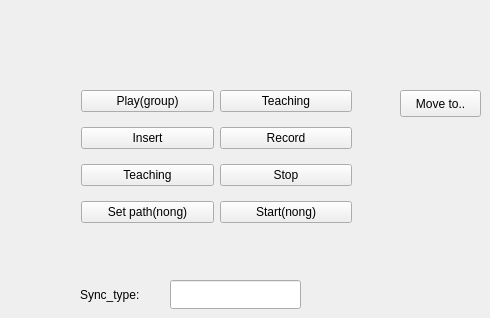
   <widget class="QWidget" name="tab_4">
    <attribute name="title">
     <string>backup</string>
    </attribute>
    <widget class="QLabel" name="label_20">
     <property name="geometry">
      <rect>
       <x>80</x>
       <y>280</y>
       <width>73</width>
       <height>29</height>
      </rect>
     </property>
     <property name="text">
      <string>Sync_type:</string>
     </property>
    </widget>
    <widget class="QLineEdit" name="lineEdit_13">
     <property name="geometry">
      <rect>
       <x>170</x>
       <y>280</y>
       <width>131</width>
       <height>29</height>
      </rect>
     </property>
    </widget>
    <widget class="QWidget" name="layoutWidget">
     <property name="geometry">
      <rect>
       <x>81</x>
       <y>81</y>
       <width>271</width>
       <height>151</height>
      </rect>
     </property>
     <layout class="QGridLayout" name="gridLayout_22">
      <item row="0" column="0">
       <widget class="QPushButton" name="pushButton_play_group">
        <property name="text">
         <string>Play(group)</string>
        </property>
       </widget>
      </item>
      <item row="0" column="1">
       <widget class="QPushButton" name="pushButton_21">
        <property name="text">
         <string>Teaching</string>
        </property>
       </widget>
      </item>
      <item row="1" column="0">
       <widget class="QPushButton" name="pushButton_16">
        <property name="text">
         <string>Insert</string>
        </property>
       </widget>
      </item>
      <item row="1" column="1">
       <widget class="QPushButton" name="pushButton_50">
        <property name="text">
         <string>Record</string>
        </property>
       </widget>
      </item>
      <item row="2" column="0">
       <widget class="QPushButton" name="pushButton_8">
        <property name="text">
         <string>Teaching</string>
        </property>
       </widget>
      </item>
      <item row="2" column="1">
       <widget class="QPushButton" name="pushButton_22">
        <property name="text">
         <string>Stop</string>
        </property>
       </widget>
      </item>
      <item row="3" column="0">
       <widget class="QPushButton" name="pushButton_4">
        <property name="text">
         <string>Set path(nong)</string>
        </property>
       </widget>
      </item>
      <item row="3" column="1">
       <widget class="QPushButton" name="pushButton_20">
        <property name="text">
         <string>Start(nong)</string>
        </property>
       </widget>
      </item>
     </layout>
    </widget>
    <widget class="QPushButton" name="pushButton_15">
     <property name="geometry">
      <rect>
       <x>400</x>
       <y>90</y>
       <width>81</width>
       <height>27</height>
      </rect>
     </property>
     <property name="text">
      <string>Move to..</string>
     </property>
    </widget>
   </widget>
